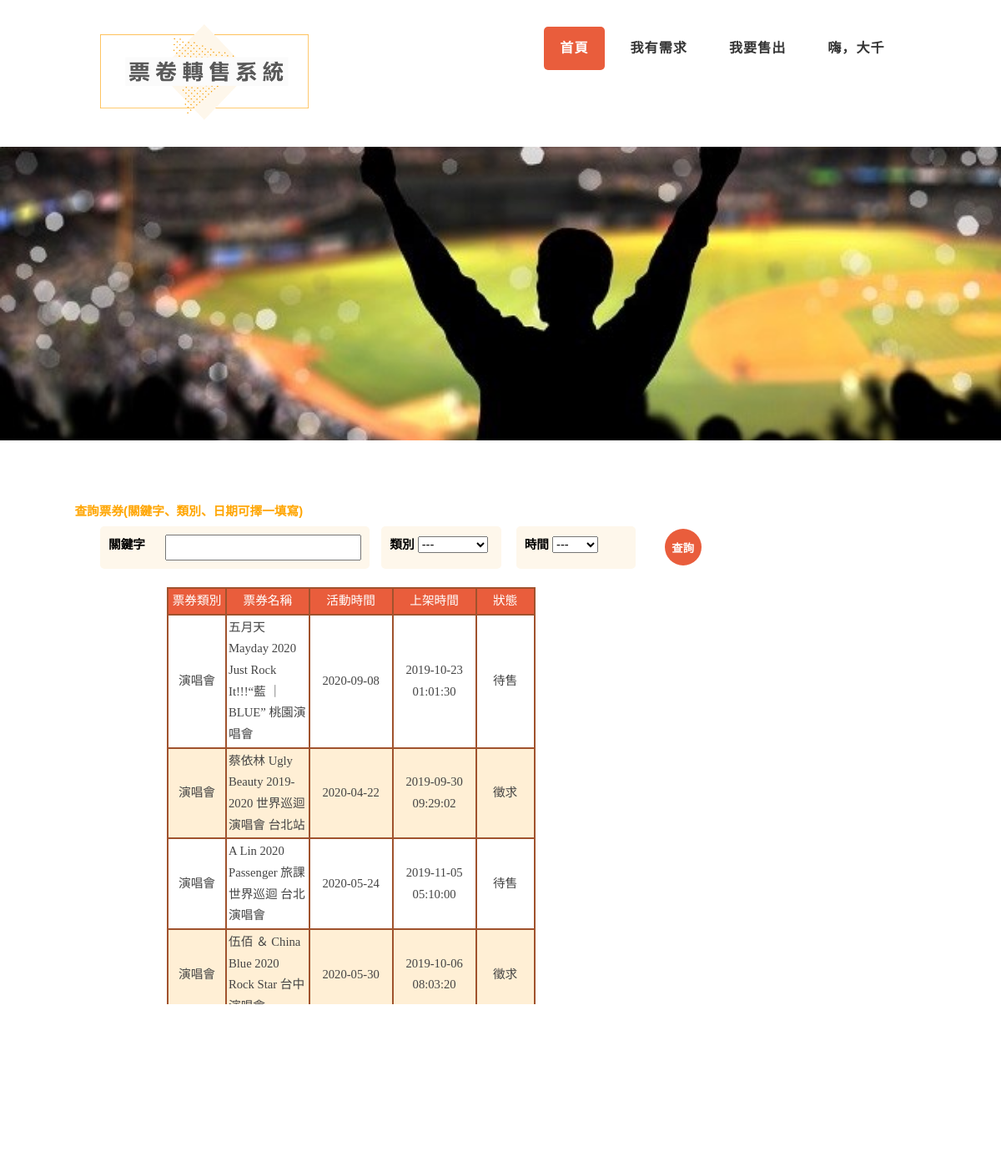
Page /index.php (signed in) on the committed database.
### tables this page shows
CREATE TABLE `ticket` (
  `ticket_id` varchar(20) NOT NULL,
  `seller_id` varchar(10) NOT NULL,
  `ticket_class_id` varchar(10) NOT NULL,
  `ticket_name` tinytext,
  `ticket_status` tinytext,
  `ticket_post_time` datetime DEFAULT NULL,
  `activity_time` date DEFAULT NULL
);

CREATE TABLE `ticket_class` (
  `ticket_class_id` varchar(10) NOT NULL,
  `ticket_class_name` tinytext
);

### index.php (the view, shortened to what this page needs)
<!DOCTYPE HTML>
<html>
	<head>
	</head>
	<body class="homepage">
		<div id="header">
			<div class="container">
					<div id="logo">
						<a href="index.php"><img src="images/03.png" alt="票券轉售平台" border="0" height="120em"></a>
					</div>
					<nav id="nav">
						<ul>
							<li class="active"><a href="index.php">首頁</a></li>
							<li><a href="need.php">我有需求</a></li>
							<li><a href="sold.php">我要售出</a></li>
							<?php
							if(@!$_SESSION['login']){ ?>
							<li><a href="login.php">會員登入</a></li>
							<?php
							}
							else{ ?>
								<li><a href="userdata.php">嗨，<?php echo $_SESSION['last_name'] ?></a></li>
							<?php
							} ?>
					</nav>
			</div>
		</div>
		<div id="banner">
		</div>
		<div id="page">
			<p style="color: orange;font-weight: bold;position: absolute;left: 6.1em; top:5em;">查詢票券(關鍵字、類別、日期可擇一填寫)</p>
			<div id="search-ticket" class="container">
				<div style="width:22em; height:3.5em; background-color:#fef7eb; border-radius:5px; padding:10px; position:absolute; left: 0em;top: 1em;">
				    <strong style="float:left;">關鍵字</strong>
					<form action = "<?php echo htmlspecialchars($_SERVER['PHP_SELF']); ?>" method = "post">
					<input name="keyword" type="text"  style="width:16em; float:right;">
					</form>
				</div>
				<div style="width:9.8em; height:3.5em; background-color:#fef7eb; border-radius:5px; padding:10px; position:absolute; left: 23em; top: 1em;">
					<strong>類別</strong>
					<select name="category">
				          <option>---</option>
					</select>
				</div>
				<div style="width:9.8em; height:3.5em; background-color:#fef7eb; border-radius:5px; padding:10px; position:absolute; left: 34em; top: 1em;">
					<strong>時間</strong>
					<select name="Year">
				        	<option>---</option>
					</select>
				</div>
			<button type="submit" name="search"  style="width:3.3em; height:3.3em; background-color:#e95d3c;
			 border-radius:25px; margin:10px; position:absolute; left: 50em; top:8px;
			 font-family: 微軟正黑體;font-weight: bold;color: white;border: unset;">查詢</button>
			</div>
			<div style="position:relative; text-align:center;width:800px;margin:0px auto; top:6em; height:500px; margin-bottom:200px; overflow:auto; font-family:'微軟正黑體';">
			<?php
				$ticket_name = @$_POST['keyword'];
				$con = new mysqli("localhost", "root", "1061746", "票券系統");
				$result = $con->query("SELECT ticket_class_name,ticket.ticket_class_id,ticket_name,activity_time,ticket_post_time, ticket_status
					FROM ticket, ticket_class
					WHERE ticket_name like '%$ticket_name%' AND ticket.ticket_class_id = ticket_class.ticket_class_id ");
					?><table style='color:#444444;' position:relative; top:50em; >
					<tr>
					<th style="width:70px;  background-color:#e95d3c; color:white;">票券類別</th>
					<th style="width:50px;  background-color:#e95d3c; color:white;">票券名稱</th>
					<th style="width:100px;  background-color:#e95d3c; color:white;">活動時間</th>
					<th style="width:100px;  background-color:#e95d3c; color:white;">上架時間</th>
					<th style="width:70px;  background-color:#e95d3c; color:white;">狀態</th>
					<?php
					while($row = mysqli_fetch_array($result))
					{
						  echo "<tr>";
						  if($row['ticket_status']=='sold')
						  {echo "<th style=\"vertical-align:middle;\" bgcolor='white'>" . $row['ticket_class_name'] . "</td>";
						  echo "<th style=\"vertical-align:middle;text-align:left;\" bgcolor='white'>" . $row['ticket_name'] . "</td>";
						  echo "<th style=\"vertical-align:middle;\" bgcolor='white'>" . $row['activity_time'] . "</td>";
						  echo "<th style=\"vertical-align:middle;\" bgcolor='white'>" . $row['ticket_post_time'] . "</td>";
						  echo "<th style=\"vertical-align:middle;\" bgcolor='white'>待售</td>";}
						  if($row['ticket_status']=='need')
						  {echo "<th style=\"vertical-align:middle;\" bgcolor='#FFEFD5'>" . $row['ticket_class_name'] . "</td>";
						  echo "<th style=\"vertical-align:middle;text-align:left;\" bgcolor='#FFEFD5'>" . $row['ticket_name'] . "</td>";
						  echo "<th style=\"vertical-align:middle;\" bgcolor='#FFEFD5'>" . $row['activity_time'] . "</td>";
						  echo "<th style=\"vertical-align:middle;\" bgcolor='#FFEFD5'>" . $row['ticket_post_time'] . "</td>";
						  echo "<th style=\"vertical-align:middle;\" bgcolor='#FFEFD5'>徵求</td>";}
					}
			?>
	</div>
		</div>
	</body>
</html>

### css/style.css (style rules this page uses)
body { background: #202020 url(images/img01.jpg) repeat; }
body,input,textarea,select { font-family: '微軟正黑體', sans-serif; font-weight: 300; font-size: 11pt; line-height: 1.75em; }
strong, b { font-weight: bold; color: #000000; }
a { color: #ff0000; }
p, ul, ol, dl, table { margin-bottom: 1em; }
#header { position: relative; background: #FFF; }
#header .container { position: relative; padding: 6em 0em; }
#logo { position: absolute; left: 0em; top: 2em; }
#nav { position: absolute; right: 0em; top: 2.2em; }
#nav > ul > li { float: left; }
#nav > ul > li:last-child { padding-right: 0; }
#nav > ul > li > a, #nav > ul > li > span { display: block; margin-left: 0.7em; padding: 0.80em 1.2em; letter-spacing: 0.06em; text-decoration: none; text-transform: uppercase; font-size: 1.1em; font-weight: bold; outline: 0; color: #333; }
#nav li.active a { background-color: #e95d3c; border-radius: 5px; color: #FFF; }
#banner { position: relative; padding: 20em 0em; background: url(../images/banner.jpg) no-repeat center; background-size: cover; color: #fff; }
#page { position: relative; background: #fff; }
#search-ticket { position: relative; background-color: goldenrod; }

### css/style-desktop.css (style rules this page uses)
body,input,textarea,select { font-size: 11pt; }
#banner { padding: 6em 0em; }
.homepage #banner { padding: 12em 0em; }
#page { padding: 2em 0em 6em 0em; }
.homepage #page { padding: 6em 0em; }

### index.php (style rules this page uses)
th { padding:2px; border:2px solid #A0522D; }

### rows in the picture
ticket: ticket_class.ticket_class_name "演唱會", ticket_name "五月天 Mayday 2020 Just Rock It!!!“藍 ｜ BLUE” 桃園演唱會", activity_time "2020-09-08", ticket_post_time "2019-10-23 01:01:30"
ticket: ticket_class.ticket_class_name "演唱會", ticket_name "蔡依林 Ugly Beauty 2019-2020 世界巡迴演唱會 台北站", activity_time "2020-04-22", ticket_post_time "2019-09-30 09:29:02"
ticket: ticket_class.ticket_class_name "演唱會", ticket_name "A Lin 2020 Passenger 旅課 世界巡迴 台北演唱會", activity_time "2020-05-24", ticket_post_time "2019-11-05 05:10:00"
ticket: ticket_class.ticket_class_name "演唱會", ticket_name "伍佰 ＆ China Blue 2020 Rock Star…", activity_time "2020-05-30", ticket_post_time "2019-10-06 08:03:20"

### other values in the picture
$_SESSION['last_name'] "大千"
